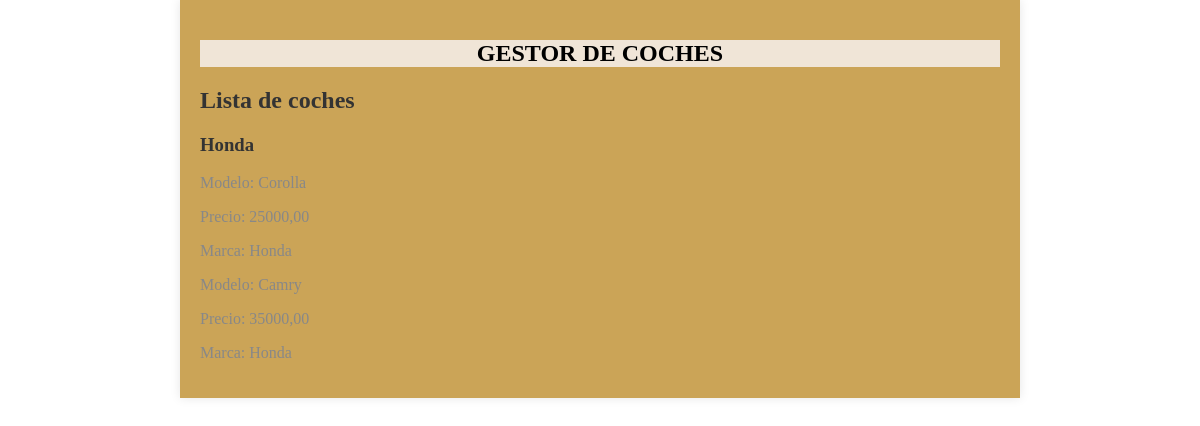
The app's page /es/marcas/1/coches/ with its own data.
### appCarOutlet/models.py (models this page shows, shortened)
class Marca(models.Model):
    nombre = models.CharField(max_length=100)
    def __str__(self):
        return self.nombre

class Coche(models.Model):
    modelo = models.CharField(max_length=100)
    precio = models.DecimalField(max_digits=10, decimal_places=2)
    marca = models.ForeignKey(Marca, on_delete=models.CASCADE)
    categorias = models.ManyToManyField(Categoria)

### appCarOutlet/views.py (the view)
# urls.py: path('marcas/<int:marca_id>/coches/', views.index_coches, name='coches'),
def index_coches(request, marca_id):
	marca = get_object_or_404(Marca, pk=marca_id)
	coches =  marca.coche_set.all()
	context = {'marca': marca, 'coches' : coches }
	return render(request, 'coches.html', context)

### appCarOutlet/templates/coches.html (shortened to what this page needs)
{% extends "base.html" %}
{% load i18n %}
{% block contenido %}
<h2>{% trans "Lista de coches" %}</h2>
<h3>{{ marca.nombre }}</h3>
{% if coches %}
    <ul>
    {% for coche in coches %}
        <li>
            <p>{% trans "Modelo:" %} {{ coche.modelo }}</p>
            <p>{% trans "Precio:" %} {{ coche.precio|floatformat:2 }}</p>
			<p>{% trans "Marca:" %} {{ coche.marca }}</p>
        </li>
    {% endfor %}
    </ul>
{% else %}
    <p>{% trans "No hay coches creados." %}</p>
{% endif %}
{% endblock %}

### appCarOutlet/static/base.css (style rules this page uses)
body { font-family:"Comic Sans MS"; background-color: rgb(255, 255, 255); margin: 0; padding: 0; }
h1, h2, h3 { color: #333; }
ul, ol { list-style-type: none; padding: 0; }
li { margin-bottom: 10px; }
p { color: #888; }

### records on screen
Marca: nombre "Honda"
Coche: modelo "Corolla", precio "25000,00", marca "Honda"
Coche: modelo "Camry", precio "35000,00", marca "Honda"
